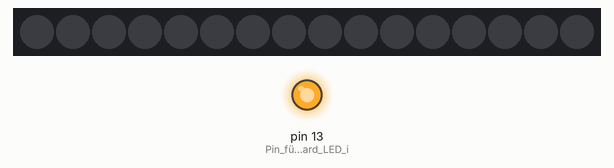
Recording of a sketch running on a simulated Arduino Uno, built with avr-gcc and run on an emulated ATmega328P. Shown: 16 RGB LEDs in strip order, left to right, output pins drawn as LEDs (lit = HIGH). Dim RGB values are drawn brighter than linear.

Above: at 0.1 s.
At 1.1 s:
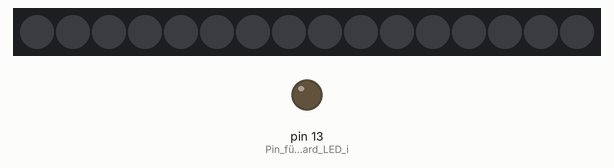
At 2.56 s:
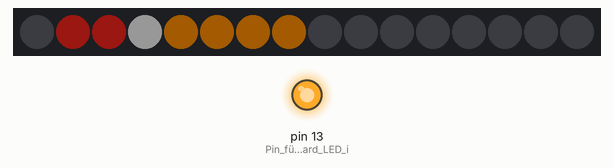
At 3.23 s:
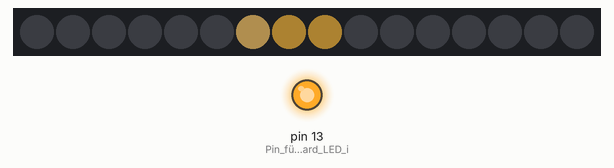
Timing chart, 0 to 31.6 s (numbered marks = the images above):
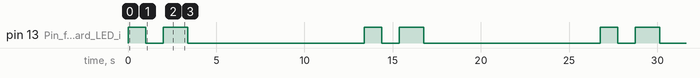

Measured:
- by itself, pin 13 (Pin_für_die_OnBoard_LED_i): repeats every 13.4 s: LOW 1.0 s, HIGH 1.4 s, LOW 10.0 s, HIGH 1.0 s
- by itself, everything shown: repeats every 13.4 s, in 20 steps

The sketch:

DE4KAL_Pixelhelden_GlaDos_Potato.ino
```cpp
/*
  Pixelhelden von Vincent Stallbaum, DL6II
  Entwickelt für die jugendgruppe von IGEL e.V. und DARC e.V. OV G11 Leverkusen

  Mit diesem Programm können Pixelgrafiken zum Lightpainten erzeugt werden.
  Die Ausgabe erfolgt auf einem beliebigen NeoPixel LED's.
  Der Beispielcode geht von einem 16 Pixel langem RGBW Stripe aus.

  Weitergabe und Weiterentwicklungen sind herzlich willkommen
  Kontakt: dl6ii@vsas.de
*/

#include <LiquidCrystal.h>
#include <Adafruit_NeoPixel.h>

#define NEOPIN 0                        // Pin von dem die Neopixels ihre Daten bekommen
#define NUMPIXELS 16                    // Anzahl der LEDs

//LiquidCrystal lcd(9,8,7,6,5,4);       // Pins vom LCD Display, nur zum Debugging gedacht
Adafruit_NeoPixel strip = Adafruit_NeoPixel(NUMPIXELS, NEOPIN, NEO_GRBW + NEO_KHZ800);  // Hier wird definiert was für eine Sorte von "Neopixel"-LED's wir ansteuern und an welchem Pin.

uint32_t a = strip.Color( 251, 230, 188,   0);         //(Rot, Grün, Blau, Weiß)
uint32_t b = strip.Color( 175, 132,  68,   0);         //(Rot, Grün, Blau, Weiß)
uint32_t c = strip.Color( 143, 104,  48,   0);         //(Rot, Grün, Blau, Weiß)
uint32_t d = strip.Color( 238, 193, 106,   0);         //(Rot, Grün, Blau, Weiß)
uint32_t e = strip.Color( 209, 158,  61,   0);         //(Rot, Grün, Blau, Weiß)
uint32_t f = strip.Color( 186, 121,  21,   0);         //(Rot, Grün, Blau, Weiß)
uint32_t g = strip.Color( 154,  85,   0,   0);         //(Rot, Grün, Blau, Weiß)
uint32_t z = strip.Color(  51, 167, 251,   0);         //(Rot, Grün, Blau, Weiß)
uint32_t k = strip.Color( 134, 134, 134,   0);         //(Rot, Grün, Blau, Weiß)
uint32_t l = strip.Color( 167, 167, 167,   0);         //(Rot, Grün, Blau, Weiß)
uint32_t m = strip.Color( 191, 191, 191,   0);         //(Rot, Grün, Blau, Weiß)
uint32_t n = strip.Color( 110, 116, 112,   0);         //(Rot, Grün, Blau, Weiß)
uint32_t o = strip.Color(  82,  63,  41,   0);         //(Rot, Grün, Blau, Weiß)
uint32_t p = strip.Color(  58,  39,   6,   0);         //(Rot, Grün, Blau, Weiß)
uint32_t q = strip.Color( 102, 102, 102,   0);         //(Rot, Grün, Blau, Weiß)
uint32_t r = strip.Color( 114,  17,  16,   0);         //(Rot, Grün, Blau, Weiß)
uint32_t s = strip.Color( 135, 110,  26,   0);         //(Rot, Grün, Blau, Weiß)
uint32_t t = strip.Color( 102, 102,  51,   0);         //(Rot, Grün, Blau, Weiß)
uint32_t u = strip.Color( 227, 144,  29,   0);         //(Rot, Grün, Blau, Weiß)
uint32_t v = strip.Color( 244, 179,  63,   0);         //(Rot, Grün, Blau, Weiß)
uint32_t w = strip.Color( 226,  18,  18,   0);         //(Rot, Grün, Blau, Weiß)
uint32_t x = strip.Color(  32,  32,  32,   0);         //(Rot, Grün, Blau, Weiß)
uint32_t y = strip.Color(  51,  51,  51,   0);         //(Rot, Grün, Blau, Weiß)

uint32_t ausgabe[16][17] = {
       /* 0, 1, 2, 3, 4, 5, 6, 7, 8, 9,10,11,12,13,14,15,16 */
  /* 0*/{ 0, 0, z, x, x, x, 0, 0, 0, 0, 0, 0, 0, 0, 0, 0, 0},
  /* 1*/{ 0, r, 0, 0, 0, x, x, 0, 0, x, x, x, 0, 0, 0, 0, 0},
  /* 2*/{ 0, r, 0, g, e, e, x, x, x, 0, 0, x, x, 0, 0, 0, 0},
  /* 3*/{ q, q, g, e, e, d, d, d, e, p, q, q, x, 0, 0, 0, 0},
  /* 4*/{ 0, g, f, e, d, b, a, a, d, m, l, m, q, 0, 0, 0, 0},
  /* 5*/{ 0, g, f, e, b, a, a, b, q, l, l, q, l, q, 0, 0, 0},
  /* 6*/{ 0, g, f, e, d, d, a, a, l, t, u, v, q, q, d, 0, 0},
  /* 7*/{ 0, g, f, e, e, b, d, a, w, q, u, u, q, 0, e, 0, 0},
  /* 8*/{ 0, 0, g, f, e, c, c, d, x, l, k, q, l, p, e, 0, 0},
  /* 9*/{ 0, 0, 0, f, f, e, b, d, d, x, y, y, x, e, 0, 0, 0},
  /*10*/{ 0, 0, 0, 0, f, f, f, e, o, n, q, e, e, 0, 0, 0, 0},
  /*11*/{ 0, 0, 0, 0, 0, 0, f, f, f, q, e, e, x, 0, 0, 0, 0},
  /*12*/{ 0, 0, 0, 0, 0, 0, 0, q, 0, 0, q, 0, 0, x, 0, 0, 0},
  /*13*/{ 0, 0, 0, 0, 0, 0, r, r, s, x, x, x, x, 0, 0, 0, 0},
  /*14*/{ 0, 0, 0, 0, 0, q, 0, 0, 0, 0, 0, 0, 0, 0, 0, 0, 0},
  /*15*/{ 0, 0, 0, 0, 0, 0, 0, 0, 0, 0, 0, 0, 0, 0, 0, 0, 0},
       /* 0, 1, 2, 3, 4, 5, 6, 7, 8, 9,10,11,12,13,14,15,16 */
};

const int NUMSPALTEN = 17;      // Anzahl der Spalten
int countdown = 10000;          // Zeit bis die Animation startet
int geschwindigkeit = 50;       // Abspielgeschwindigkeit
int pixel;                      // Adresse des anzusteuernden Pixels
int spalte;                     // Adresse der anzusteuernden Spalte
int i;                          // Zähler


void setup()  {                 // Das "setup" ist ein Programm dass der Arduino nach dem Einschalten einmal durchläuft
  strip.begin();                // LED Streifen wird initialisiert
  strip.setBrightness(60);      // LED Streifen wird in der Helligkeit gedrosselt
  strip.show();                 // LED Variablen werden ausgegeben. Diese stehen noch auf 0, also wird erstmal alles ausgeschaltet
  //  lcd.begin(16,2);            // Display zum Debuggen initialisieren
  //  lcd.setCursor(0,0);
  pinMode(LED_BUILTIN, OUTPUT); // Pin für die OnBoard LED initialisieren
}


void loop()  {                       // Das "void" ist ein Programm dass der Arduino nach dem Einschalten unendlich oft durchläuft
  // Dieser Timer zeigt Euch wann ihr mit der Bewegung des LED Stabs anfangen könnt
  digitalWrite(LED_BUILTIN, HIGH);   // schaltet eine Gelbe LED auf dem Arduino Board an
  delay(1000);                       // eine Sekunde warten
  digitalWrite(LED_BUILTIN, LOW);    // LED aus
  delay(1000);                       // eine Sekunde warten
  digitalWrite(LED_BUILTIN, HIGH);   // LED an
  delay(geschwindigkeit * 10);       // Kurz je nach Ablaufgeschwindigkeit warten


  for (spalte = 0; spalte < NUMSPALTEN; spalte++) {           // Wir beginnen mit Spalte 0, zählen bei jedem Durchgang 1 dazu und durchlaufen die Schleife bis wir die Konstante "NUMSPALTEN" erreicht haben
    for (pixel = 0; pixel < NUMPIXELS; pixel++) {             // Innerhalb der aktuellen Spalte beginnen wir jeweils mit Pixel 0, zählen bei jedem Durchgang 1 dazu und durchlaufen die Schleife bis wir die Konstante "NUMPIXELS" erreicht haben
      strip.setPixelColor(pixel, ausgabe[pixel][spalte]);     // Aus unserem 2D-Array übergeben wir den hinterlegten Farbcode an die NeoPixel-Funktion
      /*                                                            // Hiermit lässt sich der ganze Prozess extrem verlangsamen und am LDC Display beobachten
            lcd.setCursor(0,0);                   // Curser auf Zeichen 0 in der Reihe 0 setzen
            lcd.print("Pixl:");                   // "Pixl:" ausgeben
            if (pixel < 10) lcd.print("0");       // 0 in der Ausgabe ergänzen, falls die Pixeladresse einstellig ist
            lcd.print(pixel);                     // Adresse des gerade geschriebenen Pixels ausgeben
            lcd.setCursor(7,0);                   // Curser auf Zeichen 7 in der Reihe 0 setzen
            lcd.print(" Clmn:");                  // "Clmn:" ausgeben, gemeint ist Column, also Spalte
            if (spalte < 10) lcd.print("0");      // 0 in der Ausgabe ergänzen, falls die Spaltenadresse einstellig ist
            lcd.print(spalte);                    // Adresse der gerade im Aufbau befindlichen Spalte ausgeben
            lcd.setCursor(0,1);                   // Curser auf Zeichen 0 in der Reihe 1 setzen
            lcd.print("Farbe:          ");        // "Farbe:" ausgeben und alle danach kommenden Stellen mit Leerzeichen überschreiben
            lcd.setCursor(6,1);                   // Curser auf Zeichen 6 in der Reihe 1 setzen
            lcd.print(ausgabe[spalte][pixel]);    // Ausgabe des Farbcodes so wie er aus dem uint32_t 2D-Array an die NeoPixel-Funktion übergeben wird
            delay(150);                           // Verzögern der Schleife mit wir überhaupt eine Chance haben zu sehen was am Display bzw. im Programm passiert
      */
    }
    strip.show();                                             // Ausgabe einer kompletten Spalte über die NeoPixel Funktion
    delay(geschwindigkeit);                                   // Verzögerug, also Leuchtdauer, bis die nächsten Reihe angezeigt wird
  }

  for (i = 0; i < NUMPIXELS; i++) {                           // Nachdem alle Reihen ausgegeben wurden schalten wir den LED Stripe wieder aus
    strip.setPixelColor(i, 0, 0, 0, 0);                       // Dazu übergeben wir den Farbcode 0,0,0,0 an die NeoPixel-Funktion für alle Pixel von 0 bis 17
  }
  strip.show();                                               // Ausgabe der Spalte über die NeoPixel Funktion
  digitalWrite(LED_BUILTIN, LOW);                             // Ausschalten der OnBoard LED
  delay(countdown);                                           // Eine Zeit lang warten bis die Animation erneut startet


}
```
